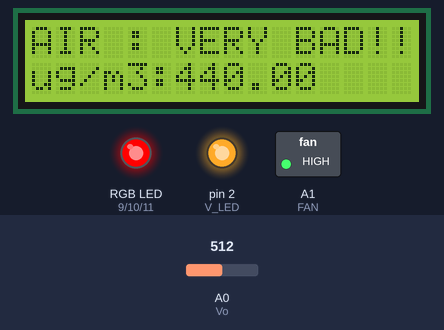
This sketch was run on a simulated Arduino Uno, built with avr-gcc and run on an emulated ATmega328P. Parts: 16×2 character LCD, switched loads named in the sketch (green lamp = pin HIGH), an RGB LED mixed from three pins (HIGH = lit), output pins drawn as LEDs (lit = HIGH). Inputs (shaded band) come from the test bench; at power-on: A0 (Vo) = 512. What the sketch prints to the serial monitor is not drawn.

Above: at 1.2 s.
1.3 s: A0 (Vo) set to 233
At 3.2 s:
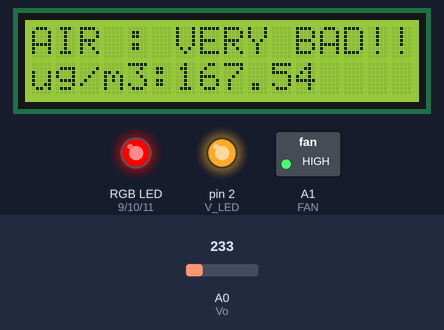
3.6 s: A0 (Vo) set to 206
At 5.4 s:
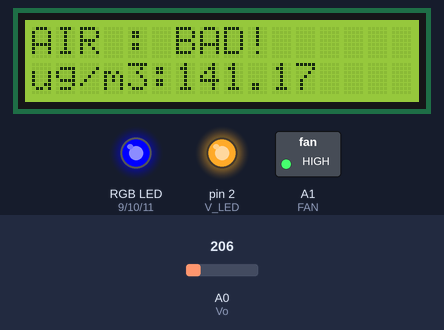
5.7 s: A0 (Vo) set to 194
At 7.5 s:
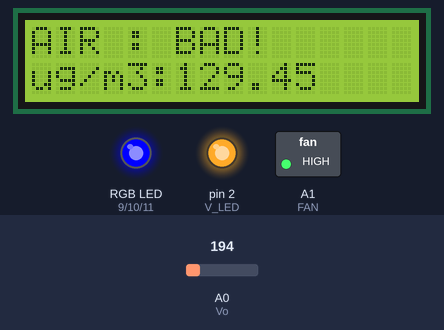
7.8 s: A0 (Vo) set to 167
At 8.9 s:
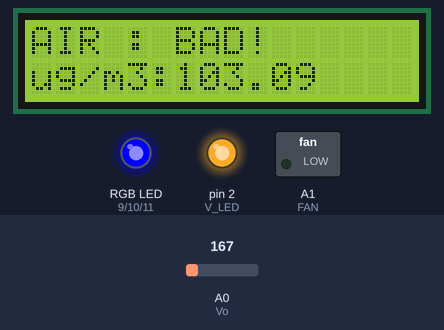
9.9 s: A0 (Vo) set to 131
At 11.2 s:
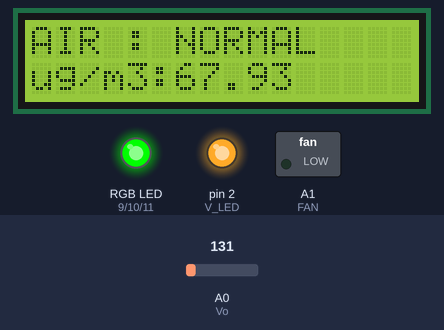
12.0 s: A0 (Vo) set to 70
At 13.5 s:
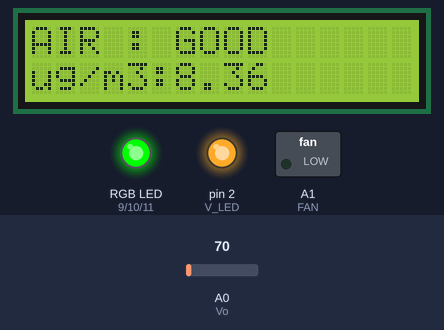
Timing chart, 0 to 15.0 s (numbered marks = the images above; inputs shaded):
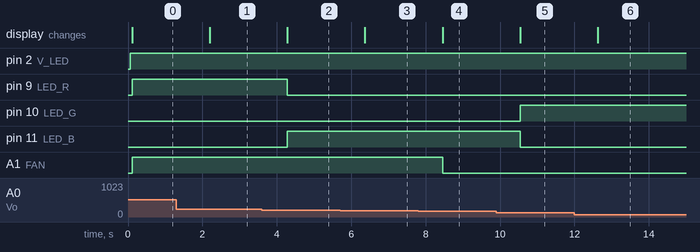

Measured:
- the behaviour switches between 216 and 215 on A0 (Vo) (found by bisection; images 1 and 2)
- the behaviour switches between 185 and 184 on A0 (Vo) (found by bisection; images 3 and 4)
- the behaviour switches between 144 and 143 on A0 (Vo) (found by bisection; images 4 and 5)
- after the input at 1.3 s, the display: changes after 0.89 s (image 1)
- after the input at 3.6 s, pin 9 (LED_R): HIGH → LOW after 0.68 s; pin 11 (LED_B): LOW → HIGH after 0.68 s; the display: changes after 0.68 s (image 2)
- after the input at 5.7 s, the display: changes after 0.67 s (image 3)
- after the input at 7.8 s, A1 (FAN): HIGH → LOW after 0.65 s; the display: changes after 0.65 s (image 4)
- after the input at 9.9 s, pin 10 (LED_G): LOW → HIGH after 0.64 s; pin 11 (LED_B): HIGH → LOW after 0.64 s; the display: changes after 0.64 s (image 5)
- after the input at 12.0 s, the display: changes after 0.63 s (image 6)

The sketch:

example5_fan.ino
```cpp
#include <LiquidCrystal_I2C.h>    //ic2 라이브러리 실행
LiquidCrystal_I2C lcd(0x27, 16, 2);


int Vo = A0;  //팬,rgb,센서의 핀 위치 설정
int V_LED = 2;

float Vo_value = 0;
float Voltage = 0;
float dustDensity = 0;

int LED_R = 9;
int LED_G = 10;
int LED_B = 11;

int FAN = A1;

void setup() {

  Serial.begin(9600);

  pinMode(V_LED, OUTPUT);    //rgb설정
  pinMode(Vo, INPUT);

  lcd.init();
  lcd.backlight();          //초기설정
  pinMode(LED_R, OUTPUT);
  pinMode(LED_G, OUTPUT);
  pinMode(LED_B, OUTPUT);
  digitalWrite(LED_R, LOW);
  digitalWrite(LED_G, LOW);
  digitalWrite(LED_B, LOW);

  pinMode(FAN, OUTPUT);     //팬 초기설정
  digitalWrite(FAN, LOW);
}

void loop() {
  digitalWrite(V_LED, LOW);
  delayMicroseconds(280);
  Vo_value = analogRead(Vo);
  delayMicroseconds(40);
  digitalWrite(V_LED, HIGH);
  delayMicroseconds(9680);

  Voltage = Vo_value / 1024 * 5.0;
  dustDensity = (Voltage - 0.3) / 0.005;
  Serial.println(dustDensity);


  lcd.clear();
  lcd.home();
  if( dustDensity > 150 ){          //수치에 알맞게 lcd에 표시
    lcd.print("AIR : VERY BAD!!");
  }else if( dustDensity > 80){
    lcd.print("AIR : BAD!      ");
  }else if( dustDensity > 30){
    lcd.print("AIR : NORMAL     ");
  }else{
    lcd.print("AIR : GOOD      ");
  }
  lcd.setCursor(0, 1);
  lcd.print("ug/m3:");   //단위는 ug/m3
  lcd.print(dustDensity);

  if(dustDensity > 150){        //수치에 알맞게 rgb설정
    digitalWrite(LED_R, HIGH);
    digitalWrite(LED_G, LOW);
    digitalWrite(LED_B, LOW);
  }else if(dustDensity > 80){
    digitalWrite(LED_R, LOW);
    digitalWrite(LED_G, LOW);
    digitalWrite(LED_B, HIGH);
  }else if(dustDensity > 30){
    digitalWrite(LED_R, LOW);
    digitalWrite(LED_G, HIGH);
    digitalWrite(LED_B, LOW);
  }else{
    digitalWrite(LED_R, LOW);
    digitalWrite(LED_G, HIGH);
    digitalWrite(LED_B, LOW);
  }


  if(dustDensity > 120){     //일정 수치 이상시 팬 작동
    digitalWrite(FAN, HIGH);
  }else{
    digitalWrite(FAN, LOW);
  }

  delay(1000);

}
```
